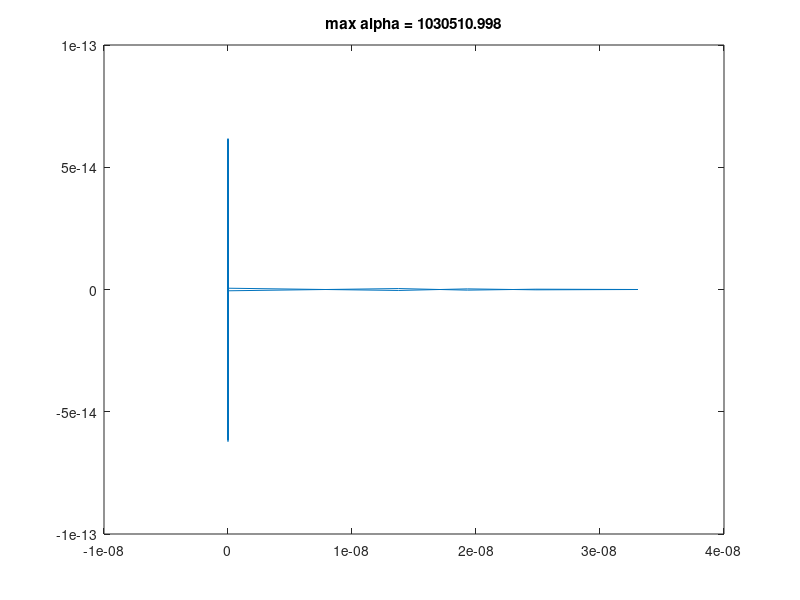

The MATLAB script that drew this image: (Note: this script raises an error after producing the figure.)
clc;
clear all;
close all;

%define FS
fs = 1000;

%define density
rho = 1.21;

%define speed of sound
c = 343;

%define total time
T = 1.1;

%define timestep
dt = 1/(2*fs);
%dfine grid spacing
dx = 2 * dt * c;

%define grid width in meters
gridWidth = ceil(170 / dx);

%calculate pconst
pconst = rho * c^2 * (dt/dx) * dt * c;
%calculate uconst
uconst = (1/rho)*(dt/dx)*dt*c;
% define pml depth
PMLdepth = 10;
%calc time steps
timestep = abs(T/dt);
%calc grid size
N = ceil(abs(gridWidth/dx)+2*PMLdepth);
%calculate differentiation matrix
tempdiffmatrix = zeros(1,N);
diffmatrix = zeros(N,N);
temp = zeros(1, N);

%Calc source
src = ones(7,ceil(T/dt)+10);
src(1,10:610) = 1 - ((50*10^-10).*sin((2*pi/1200)*(1:601)));
src(2,10:610) = 1 -((70*10^-10).*sin((2*pi/1200)*(1:601)));
src(3,10:610) = 1 -((90*10^-10).*sin((2*pi/1200)*(1:601)));
src(4,10:610) = 1 -((120*10^-10).*sin((2*pi/1200)*(1:601)));
src(5,10:610) = 1 -((90*10^-10).*sin((2*pi/1200)*(1:601)));
src(6,10:610) = 1 -((70*10^-10).*sin((2*pi/1200)*(1:601)));
src(7,10:610) = 1 -((50*10^-10).*sin((2*pi/1200)*(1:601)));

%Create visualisation data storage matrix
pdstore = zeros(ceil(T/dt), N);

%create alpha for PML region
alpha = 0;
%celculate geometry matricies
phat = zeros(1,N);
uhat = zeros(1,N);
pdiffhat = zeros(1,N);
udiffhat = zeros(1,N);
pd = zeros(1,N);
ud = zeros(1,N);
%Create the differentiator
for i2 = 1 : N
    if i2 <  ceil(N+1/2)
        tempdiffmatrix(i2) =  (i2-1);
    end
    if i2 ==  ceil((N+1)/2)
        tempdiffmatrix(i2) = 0;
    end
    if i2 >  ceil((N+1)/2)
        tempdiffmatrix(i2) = (i2 - (N+1));
    end
end

for i = 1 : length(diffmatrix)
    diffmatrix = 1i * tempdiffmatrix;
end
figure()
cntr = 1;
cntr2 = 1;
%calculate propagation
for i = 0 : dt : T
    phat = fft(pd);
    temp = phat .* diffmatrix;
    pdiffhat = ifft(temp);
    for i2 = 1 : length(pdiffhat)
        if i2 < PMLdepth
            alpha = (1/3)*(((PMLdepth-i2)/ PMLdepth)^3);
        elseif i2 > N - PMLdepth
            alpha = (1/3) * (i2 - ((N-PMLdepth)/PMLdepth)^3);
        else
            alpha = 0;
        end
        ud(i2) = ud(i2) * ((1-alpha)/(1+alpha))-uconst * (1/(1+alpha))*(pdiffhat(i2)/(3.142*N));
        alphastore(cntr) = alpha;
        cntr = cntr + 1;
    end
    
    uhat = fft(ud);
    temp = uhat .* diffmatrix;
    udiffhat = ifft(temp);
    for i2 = 1 : length(udiffhat)
        if i2 < PMLdepth
            alpha = (1/3)*(((PMLdepth-i2)/ PMLdepth)^3);
        elseif i2 > N - PMLdepth
            alpha = (1/3) * (i2 - ((N-PMLdepth)/PMLdepth)^3);
        else
            alpha = 0;
        end
        pd(i2) = pd(i2) * ((1-alpha)/(1+alpha))-pconst * (1/(1+alpha))*(udiffhat(i2)/(3.142*N));
        alphastore(cntr) = alpha;
        cntr = cntr + 1;
    end
    
    pd(ceil(N/2)+3) = pd(ceil(N/2)+3) +  (1-(src(1,cntr2)));
    pd(ceil(N/2)+2) = pd(ceil(N/2)+2) +  (1-(src(2,cntr2)));
    pd(ceil(N/2)+1) = pd(ceil(N/2)+1) +  (1-(src(3,cntr2)));
    pd(ceil(N/2)) = pd(ceil(N/2)) +  (1-(src(4,cntr2)));
    pd(ceil(N/2)-1) = pd(ceil(N/2)-1) +  (1-(src(5,cntr2)));
    pd(ceil(N/2)-2) = pd(ceil(N/2)-2) +  (1-(src(6,cntr2)));
    pd(ceil(N/2)-3) = pd(ceil(N/2)-3) +  (1-(src(7,cntr2)));
    
    if(mod(10,cntr2))
%         subplot(3,1,1:2);
        plot(pd);
%         title(sprintf('Time = %.6f s',dt*i));
%         subplot(3,1,3);
%         plot(alphastore);
        title(sprintf('max alpha = %.3f',max(abs(alphastore))));
        drawnow();
    end
    %     pause(0.1);
        pdstore(cntr,:) = real(pd);
    cntr2 = cntr2 + 1;
end

% for i = 1 : 100 : cntr
%     waterfall(pdstore(1:i,100:300)');
%     view([80 30]);
%     title(sprintf('Time = %.6f s',dt*i));
%     drawnow();
% %     pause(0.05);
% end